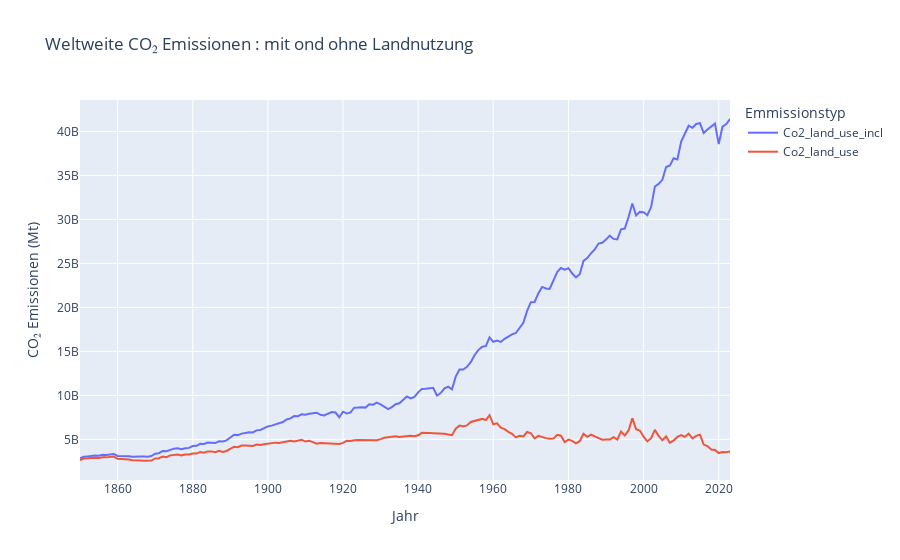

Notebook cell for this chart:
### Code cell
# beide Tabellen zusammenfuegen auf Jahr spalte
land_use_vergleich= pd.merge(
    land_use_incl_weltweit[['Year', 'Co2_land_use_incl']],
    land_use_weltweit[['Year', 'Co2_land_use']],
    on = 'Year',
    how = 'inner'
)

fig = px.line(
    land_use_vergleich,
    x='Year',
    y=['Co2_land_use_incl', 'Co2_land_use'],
    labels={
        'value': ' CO₂ Emissionen (Mt)',
        'Year': 'Jahr',
        'variable': 'Emmissionstyp'
    },
    title="Weltweite CO₂ Emissionen : mit ond ohne Landnutzung"
)

fig.show()

### Figure 1 — Plotly figure (JSON) as saved in the notebook; plotly's stock layout.template omitted (floating-point values rounded to 4 significant figures; data arrays with more than 128 entries replaced by an {"elided": "..."} marker saying what was removed)
{"data": [{"hovertemplate": "Emmissionstyp=Co2_land_use_incl<br>Jahr=%{x}<br> CO₂ Emissionen (Mt)=%{y}<extra></extra>", "legendgroup": "Co2_land_use_incl", "line": {"color": "#636efa", "dash": "solid"}, "marker": {"symbol": "circle"}, "mode": "lines", "name": "Co2_land_use_incl", "orientation": "v", "showlegend": true, "type": "scatter", "x": {"elided": "174 int values"}, "xaxis": "x", "y": {"elided": "174 float values"}, "yaxis": "y"}, {"hovertemplate": "Emmissionstyp=Co2_land_use<br>Jahr=%{x}<br> CO₂ Emissionen (Mt)=%{y}<extra></extra>", "legendgroup": "Co2_land_use", "line": {"color": "#EF553B", "dash": "solid"}, "marker": {"symbol": "circle"}, "mode": "lines", "name": "Co2_land_use", "orientation": "v", "showlegend": true, "type": "scatter", "x": {"elided": "174 int values"}, "xaxis": "x", "y": {"elided": "174 float values"}, "yaxis": "y"}], "layout": {"legend": {"title": {"text": "Emmissionstyp"}, "tracegroupgap": 0}, "title": {"text": "Weltweite CO₂ Emissionen : mit ond ohne Landnutzung"}, "xaxis": {"anchor": "y", "domain": [0, 1], "title": {"text": "Jahr"}}, "yaxis": {"anchor": "x", "domain": [0, 1], "title": {"text": " CO₂ Emissionen (Mt)"}}}}
